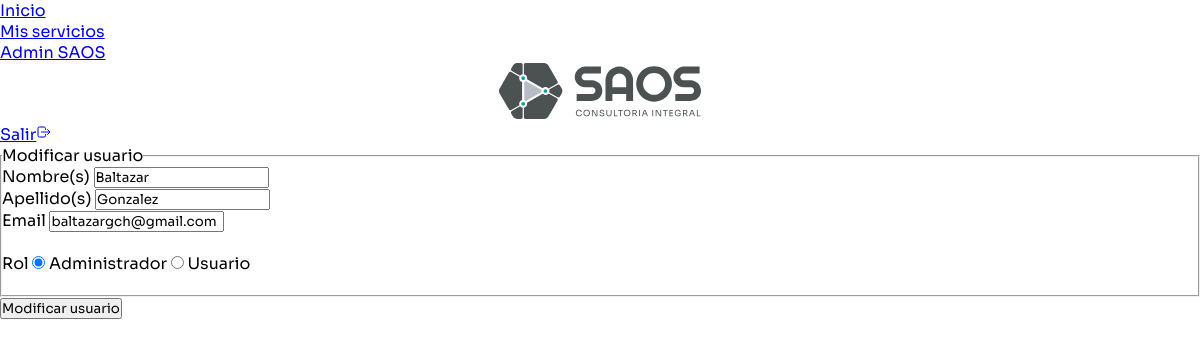
The app's page /edit_user/2 (signed in), older data.
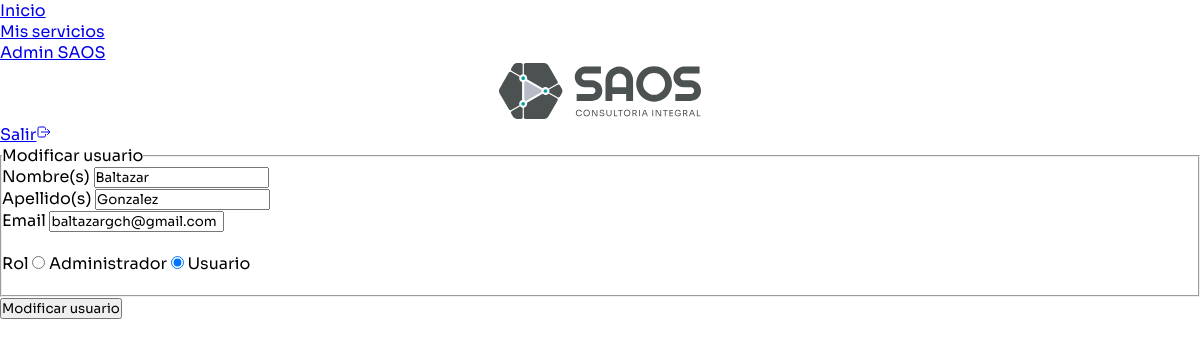
The same page, newer data.
### website/models.py (models this page shows)
class User(db.Model, UserMixin):
    id = db.Column(db.Integer, primary_key=True)
    email = db.Column(db.String(250), unique=True)
    password = db.Column(db.String(250))
    nombre = db.Column(db.String(250))
    apellido = db.Column(db.String(250))
    tipo = db.Column(db.String(250))
    fecha = db.Column(db.DateTime(timezone=True), default=func.now())
    cuotas = db.relationship('Cuotas', back_populates='user', lazy=True, cascade="all, delete-orphan")
    permits = db.relationship('Permit', back_populates='user', lazy=True, cascade="all, delete-orphan")

### website/auth.py (the view)
@auth.route('/edit_user/<string:id>', methods=['GET', 'POST'])
@login_required
@tipo_usuario_aceptado('admin')
def edit_user(id):
    usuario = User.query.filter_by(id = id).first()
    return render_template('admin_edit_contact.html', usuario=usuario, user=current_user)

### website/utils.py (called while the page is built)
def tipo_usuario_aceptado(tipo):
    def decorator(func):
        @wraps(func)
        def wrapper(*args, **kwargs):
            if not current_user.is_authenticated:
                abort(401)  # Usuario no autenticado
            if current_user.tipo not in tipo:
                abort(403)  # Usuario no tiene permiso
            return func(*args, **kwargs)
        return wrapper
    return decorator

### website/templates/admin_edit_contact.html (shortened to what this page needs)
{% extends "base.html" %} {% block title %}Editar usuario{% endblock %}
{% block main_content %}
<div id="modal-edit" uk-modal>
    <div class="uk-modal-dialog uk-modal-body">
        <form id="form-editar-usuario" action="/update_user/{{ usuario.id }}" method='POST'>
            <fieldset class="uk-fieldset">
                <legend class="uk-legend">Modificar usuario</legend>
                <div class="uk-form-controls">
                    <label class="uk-form-label" for="form-stacked-text">Nombre(s)</label>
                    <input type="text" class="uk-input" name="nombre" value="{{ usuario.nombre }}">
                </div>
                <div class="uk-form-controls">
                    <label class="uk-form-label" for="form-stacked-text">Apellido(s)</label>
                    <input type="text" class="uk-input" name="apellido" value="{{ usuario.apellido }}">
                </div>
                <div class="uk-form-controls">
                    <label class="uk-form-label" for="form-stacked-text">Email</label>
                    <input type="email" class="uk-input" name="email" value="{{ usuario.email }}">
                </div>
                <br>
                <div class="uk-form-controls">
                    <div class="uk-margin uk-grid-small uk-child-width-auto uk-grid">
                        <label class="uk-form-label" for="form-stacked-text">Rol</label>
                        <label>
                            <input class="uk-radio" type="radio" name="rol" value="admin" {% if usuario.tipo=='admin'
                                %}checked{% endif %}> Administrador
                        </label>
                        <label>
                            <input class="uk-radio" type="radio" name="rol" value="user" {% if usuario.tipo=='user'
                                %}checked{% endif %}> Usuario
                        </label>
                    </div>
                </div>
                <br />
            </fieldset>
            <button type="submit" class="uk-button uk-button-secondary .uk-width-1-1">Modificar usuario</button>
        </form>
    </div>
</div>
{% endblock %}

Row changes from the older to the newer data that the page shows:
changed User "Baltazar": tipo "☑ Administrador" → "☐ Administrador"; tipo "☐ Usuario" → "☑ Usuario"
